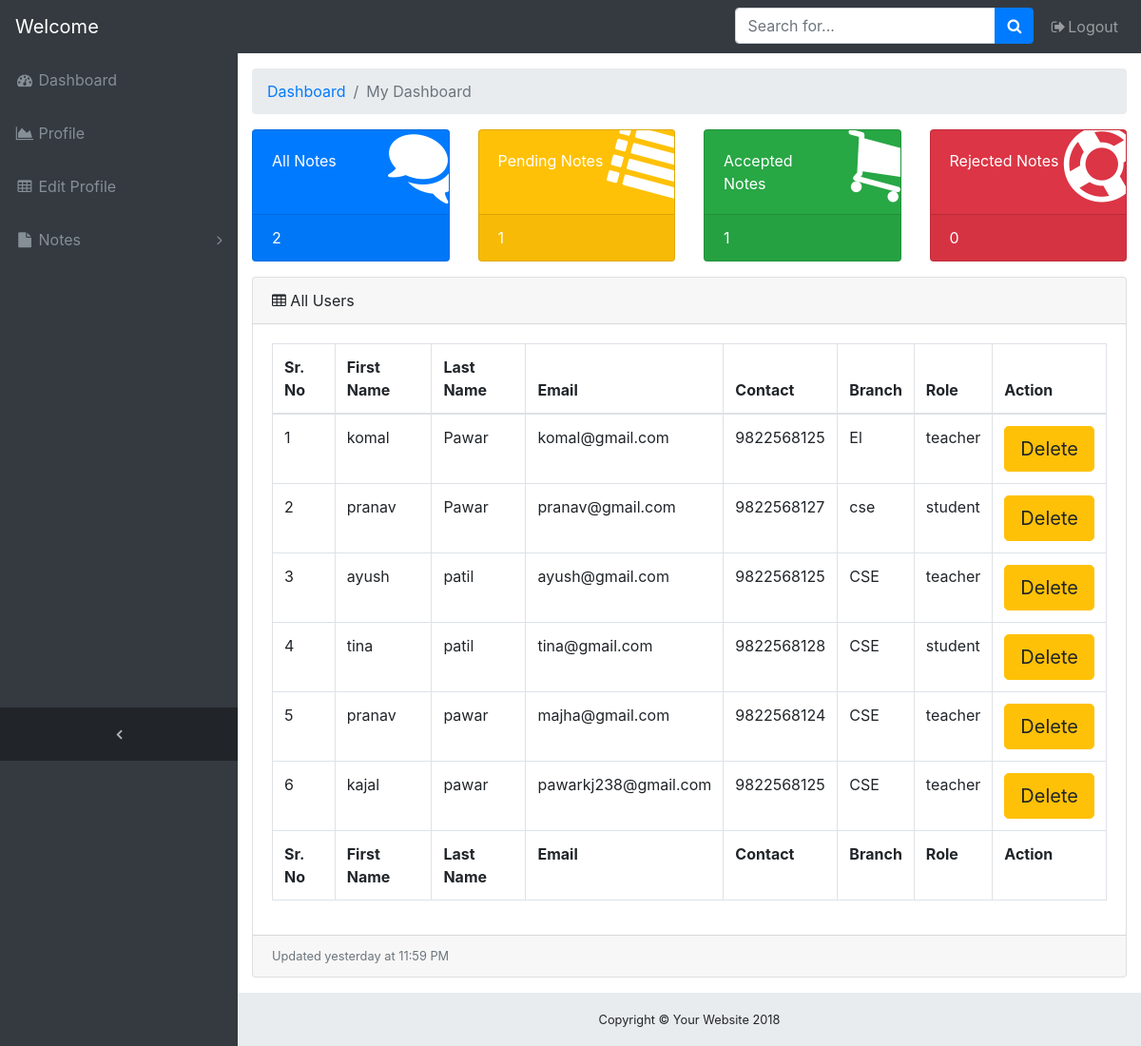
Before: /notes/admindashboard/ with the older database file.
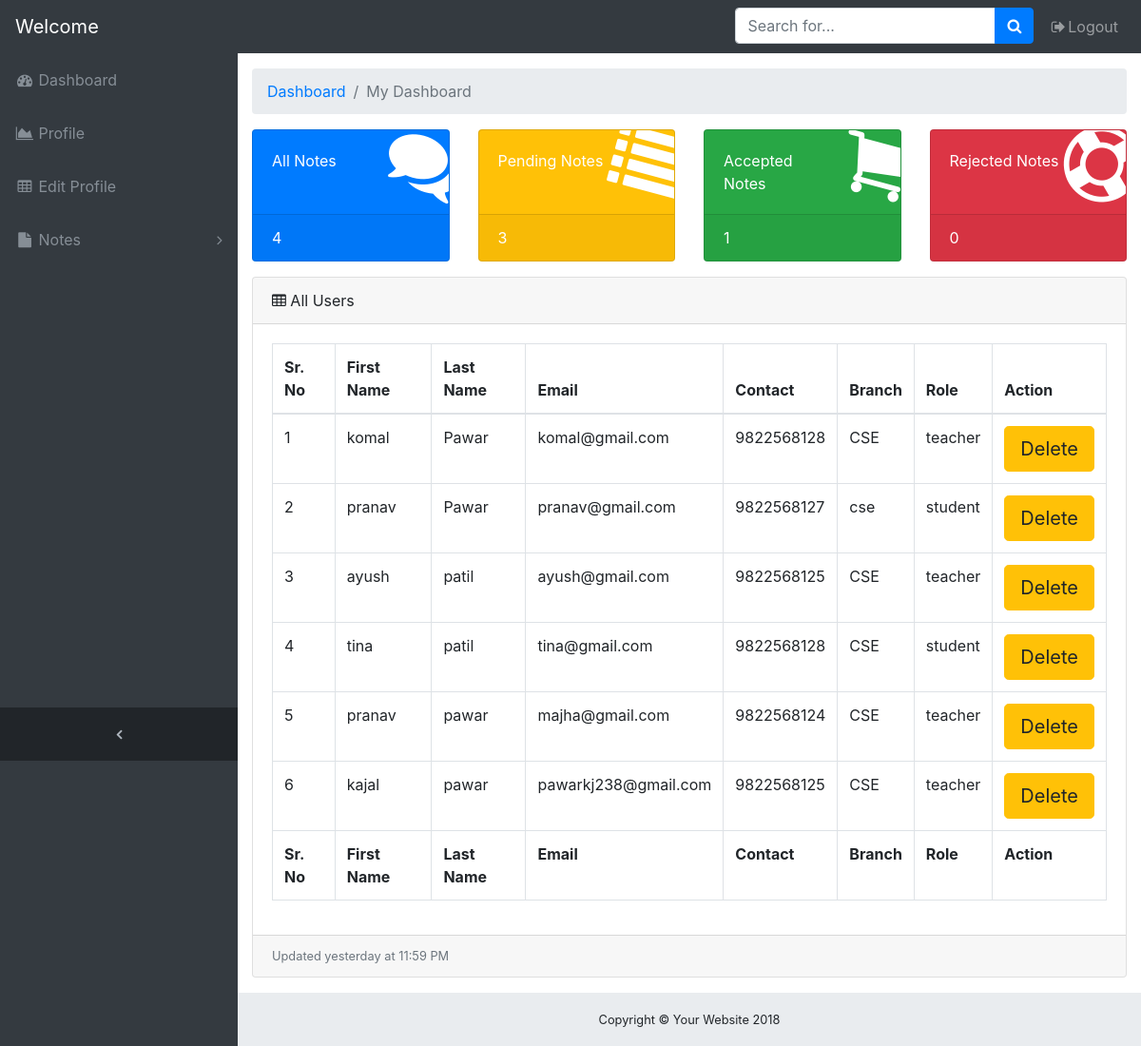
After: the same page with the newer database file.
### onlinenotes/models.py (models this page shows, shortened)
class signup(models.Model):
    user = models.ForeignKey(User,on_delete=models.CASCADE)
    contact = models.CharField(max_length=10)
    branch = models.CharField(max_length=30)
    role = models.CharField(max_length=30)

### onlinenotes/views.py (the view)
# urls.py: path('admindashboard/',views.admindashboard,name="admindashboard"),
def admindashboard(request):
    alluser = signup.objects.all()
    accept = notes.objects.filter(status='accepted').count()
    all = notes.objects.all().count()
    reject = notes.objects.filter(status='rejected').count()
    pend = notes.objects.filter(status='pending').count()
    context={'alluser':alluser,'accept':accept,'all':all,'reject':reject,'pend':pend}
    return render(request,'onlinenotes/admindashboard.html',context)

### onlinenotes/templates/onlinenotes/admindashboard.html (shortened to what the changed rows need)
<!DOCTYPE html>
{% load static %}
<html lang="en">
<head>
    <link rel="stylesheet" href="https://stackpath.bootstrapcdn.com/bootstrap/4.5.2/css/bootstrap.min.css">
    <link href="//netdna.bootstrapcdn.com/bootstrap/3.0.0/css/bootstrap-glyphicons.css" rel="stylesheet">
    <link rel="stylesheet" href="https://cdnjs.cloudflare.com/ajax/libs/font-awesome/4.7.0/css/font-awesome.min.css">
    <link rel="stylesheet" href="https://cdn.jsdelivr.net/npm/@fortawesome/fontawesome-free@5.15.3/css/fontawesome.min.css">
    <link rel="stylesheet" href="{% static 'css/admindash.css' %}">
</head>
<body class="fixed-nav sticky-footer bg-dark" id="page-top">
    <div class="content-wrapper">
      <div class="container-fluid">
        <div class="row">
          <div class="col-xl-3 col-sm-6 mb-3">
            <div class="card text-white bg-primary o-hidden h-100">
              <a class="card-footer text-white clearfix large z-1" href="{% url 'allnotes' %}">
                <span class="float-left">{{all}}</span>
              </a>
            </div>
          </div>
          <div class="col-xl-3 col-sm-6 mb-3">
            <div class="card text-white bg-warning o-hidden h-100">
              <a class="card-footer text-white clearfix large z-1" href="{% url 'pendingnotes' %}">
                <span class="float-left">{{pend}}</span>
              </a>
            </div>
          </div>
        </div>
        <div class="card mb-3">
          <div class="card-body">
            <div class="table-responsive">
              <table class="table table-bordered" id="dataTable" width="100%" cellspacing="0">
                <thead>
                  <tr>
                    <th>Sr. No</th>
                    <th>First Name</th>
                    <th>Last Name</th>
                    <th>Email</th>
                    <th>Contact</th>
                    <th>Branch</th>
                    <th>Role</th>
                    <th>Action</th>
                  </tr>
                </thead>
                <tfoot>
                  <tr>
                    <th>Sr. No</th>
                    <th>First Name</th>
                    <th>Last Name</th>
                    <th>Email</th>
                    <th>Contact</th>
                    <th>Branch</th>
                    <th>Role</th>
                    <th>Action</th>
                  </tr>
                </tfoot>
                <tbody>
                  {% for i in alluser %}
                    <tr>
                      <td>{{forloop.counter}}</td>
                      <td>{{i.user.first_name}}</td>
                      <td>{{i.user.last_name}}</td>
                      <td>{{i.user.email}}</td>
                      <td>{{i.contact}}</td>
                      <td>{{i.branch}}</td>
                      <td>{{i.role}}</td>
                      <td><form method="POST"><a href="{% url 'delete' i.id %}" class="btn btn-warning btn-lg">Delete</a></form></td>
                    </tr>
                  {% endfor %}
                </tbody>
              </table>
            </div>
          </div>
        </div>
      </div>
    </div>
  </body>
</html>

Changed rows visible on the page:
changed signup "komal": contact "9822568125" → "9822568128"; branch "El" → "CSE"
Other visible differences:
{{ all }}: "2" → "4"
{{ pend }}: "1" → "3"
